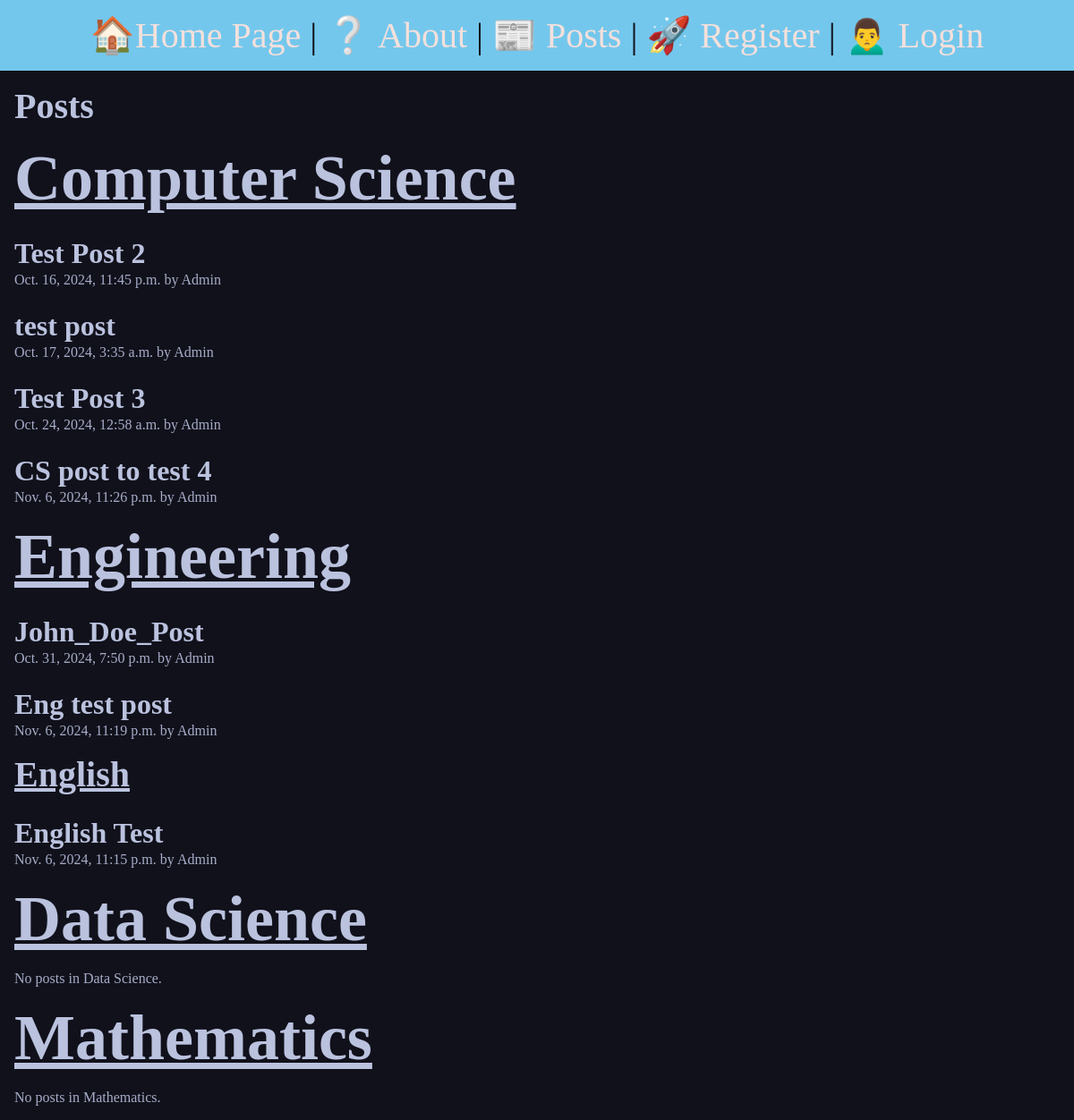
The app's page /posts/, older data.
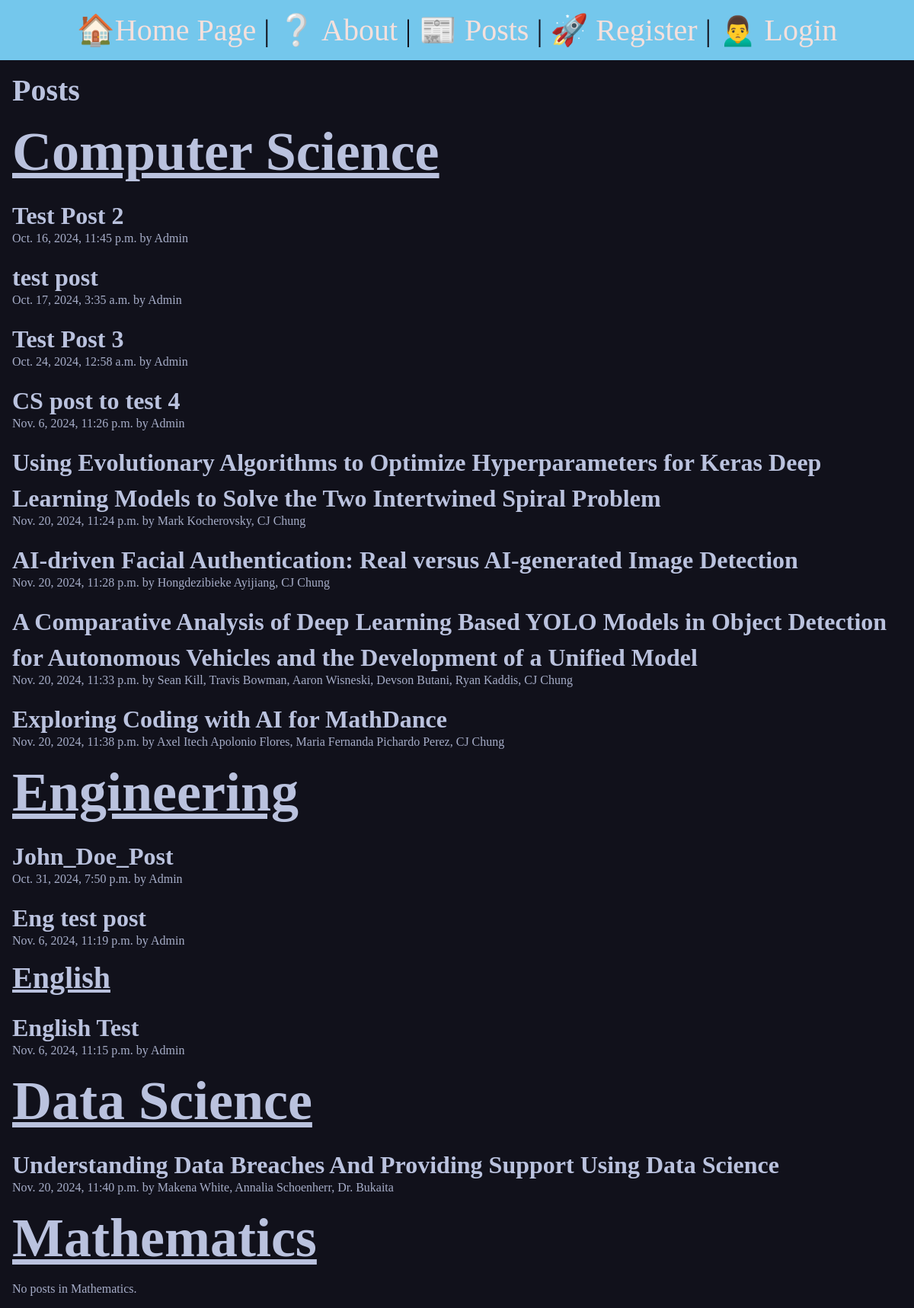
The same page, newer data.
### posts/models.py (models this page shows, shortened)
class Post(models.Model):
    title = models.CharField(max_length=255)
    authors = models.CharField(max_length=255, default=" ", help_text="Please use full names separated by commas")
    affiliation = models.CharField(max_length=255, default="LTU")
    keywords = models.CharField(max_length=255, default="Thesis", help_text="Please separate keywords by commas")
    abstract = models.TextField(help_text="Copy and Paste your abstract or introduction into this field")
    slug = AutoSlugField(populate_from='title', unique=True)
    subject = models.CharField(max_length=8, choices=SUBJECT_CHOICES, default='Computer Science')
    date = models.DateTimeField(auto_now_add=True)
    pdf_file = models.FileField()
    license = models.CharField(max_length=8, choices=LICENSE_CHOICES, default='CC BY')
    uploader = models.ForeignKey(User, on_delete=models.CASCADE, default=1)

### posts/views.py (the view)
# urls.py: path('', views.posts_list, name="list"),
def posts_list(request):
    cs_posts = Post.objects.filter(subject="CS")
    eng_posts = Post.objects.filter(subject="Eng")
    engl_posts = Post.objects.filter(subject="Engl")
    ds_posts = Post.objects.filter(subject="DS")
    math_posts = Post.objects.filter(subject="Math")
    return render(request, 'posts/posts_list.html', {
        'cs_posts': cs_posts,
        'eng_posts': eng_posts,
        'engl_posts': engl_posts,
        'ds_posts': ds_posts,
        'math_posts': math_posts
    })

### posts/templates/posts/posts_list.html (shortened to what this page needs)
{% extends 'layout.html' %}
{% block content %}
<section>
    <h1>Posts</h1>
    <h1 class="post_label" style="color: #bac2de; font-size: 4.5rem; text-decoration: underline;">Computer Science</h1>
    {% for post in cs_posts %}
        <article class="post">
            <h2>
                <a class="post_title" href="{% url 'posts:page' slug=post.slug %}" style="color: #bac2de; font-size: 2rem;">
                    {{ post.title }}
                </a>
            </h2>
            <p>{{ post.date }} by {{ post.authors }}</p>
        </article>
    {% empty %}
        <p>No posts in Computer Science.</p>
    {% endfor %}
    <h1 class="post_label" style="color: #bac2de; font-size: 4.5rem; text-decoration: underline;">Engineering</h1>
    {% for post in eng_posts %}
        <article class="post">
            <h2>
                <a class="post_title" href="{% url 'posts:page' slug=post.slug %}" style="color: #bac2de; font-size: 2rem;">
                    {{ post.title }}
                </a>
            </h2>
            <p>{{ post.date }} by {{ post.authors }}</p>
        </article>
    {% empty %}
        <p>No posts in Engineering.</p>
    {% endfor %}
    <h1 class="post_label">English</h1>
    {% for post in engl_posts %}
        <article class="post">
            <h2>
                <a class="post_title" href="{% url 'posts:page' slug=post.slug %}" style="color: #bac2de; font-size: 2rem;">
                    {{ post.title }}
                </a>
            </h2>
            <p>{{ post.date }} by {{ post.authors }}</p>
        </article>
    {% empty %}
        <p>No posts in English.</p>
    {% endfor %}
    <h1 class="post_label" style="color: #bac2de; font-size: 4.5rem; text-decoration: underline;">Data Science</h1>
    {% for post in ds_posts %}
        <article class="post">
            <h2>
                <a class="post_title" href="{% url 'posts:page' slug=post.slug %}" style="color: #bac2de; font-size: 2rem;">
                    {{ post.title }}
                </a>
            </h2>
            <p>{{ post.date }} by {{ post.authors }}</p>
        </article>
    {% empty %}
        <p>No posts in Data Science.</p>
    {% endfor %}
    <h1 class="post_label" style="color: #bac2de; font-size: 4.5rem; text-decoration: underline;">Mathematics</h1>
    {% for post in math_posts %}
        <article class="post">
            <h2>
                <a class="post_title" href="{% url 'posts:page' slug=post.slug %}" style="color: #bac2de; font-size: 2rem;">
                    {{ post.title }}
                </a>
            </h2>
            <p>{{ post.date }} by {{ post.authors }}</p>
            <p>{{ post.body }}</p>
        </article>
    {% empty %}
        <p>No posts in Mathematics.</p>
    {% endfor %}
</section>
{% endblock %}

### templates/layout.html (shortened to what this page needs)
<!DOCTYPE html>
{% load static %}
<html lang="en">
<head>
    <link rel="stylesheet" href="{% static 'css/style.css' %}">
</head>
<body>
    <nav>
        <a href="/">
            <span role="img" aria-label="Home" title="Home">🏠</span>Home Page
        </a> |
        <a href="/about">
            <span role="img" aria-label="About" title="About">❔</span> About
        </a> |
        <a href="{% url 'posts:list' %}">
            <span role="img" aria-label="Posts" title="Posts">📰</span> Posts
        </a> |
        {% if user.is_authenticated %}
            <a href="{% url 'users:profile' %}">
                <span role="img" aria-label="My Profile" title="My Profile">🚹</span> My Profile
            </a> |
            <a href="{% url 'posts:new-post' %}">
                <span role="img" aria-label="New Post" title="New Post">🆕</span> Create New Post
            </a> |
            <form class="logout" action="{% url 'users:logout' %}" method="post">
                {% csrf_token %}
                <button class="logout-button" aria-label="User Logout" title="User Logout">👋 Logout</button>
            </form>
        {% else %}
            <a href="{% url 'users:register' %}">
                <span role="img" aria-label="User Registration" title="User Registration">🚀</span> Register
            </a> |
            <a href="{% url 'users:login' %}">
                <span role="img" aria-label="User Login" title="User Login">🙍‍♂️</span> Login
            </a>
        {% endif %}
    </nav>
    <main>
        {% block content %}
        {% endblock %}
    </main>
</body>
</html>

### static/css/style.css (style rules this page uses)
* { margin: 0; padding: 0; box-sizing: border-box; }
body { min-height: 100vh; background-color: #11111b; color: #4c4f69; font-size: 3rem; }
nav { padding: 1rem; background-color: #74c7ec; color: #11111b; font-size: 2.5rem; margin-left: auto; margin-right: auto; text-align: center; }
main { padding: 1rem; }
section { display: flex; flex-flow: column; gap: 1rem; }
h1, h2 { font-size: 2.5rem; color: #bac2de; }
p { font-size: 1rem; color:#a6adc8; }
a { text-decoration: none; color: #f5e0dc; }
h1.post_label { color:#bac2de; font-size: 2.5rem; text-decoration: underline; }

Row changes from the older to the newer data that the page shows:
added Post: title "Using Evolutionary Algorithms to Optimize Hyperparameters for Keras Deep Learning Models to Solve the Two Intertwined Spiral Problem", date "Nov. 20, 2024, 11:24 p.m.", authors "Mark Kocherovsky, CJ Chung", shown under "Computer Science"
added Post: title "AI-driven Facial Authentication: Real versus AI-generated Image Detection", date "Nov. 20, 2024, 11:28 p.m.", authors "Hongdezibieke Ayijiang, CJ Chung", shown under "Computer Science"
added Post: title "A Comparative Analysis of Deep Learning Based YOLO Models in Object Detection for Autonomous Vehicles and the Development of a Unified Model", date "Nov. 20, 2024, 11:33 p.m.", authors "Sean Kill, Travis Bowman, Aaron Wisneski, Devson Butani, Ryan Kaddis, CJ Chung", shown under "Computer Science"
added Post: title "Exploring Coding with AI for MathDance", date "Nov. 20, 2024, 11:38 p.m.", authors "Axel Itech Apolonio Flores, Maria Fernanda Pichardo Perez, CJ Chung", shown under "Computer Science"
added Post: title "Understanding Data Breaches And Providing Support Using Data Science", date "Nov. 20, 2024, 11:40 p.m.", authors "Makena White, Annalia Schoenherr, Dr. Bukaita", shown under "Data Science"
Text that changed along with them:
text no longer shown: "No posts in Data Science."
